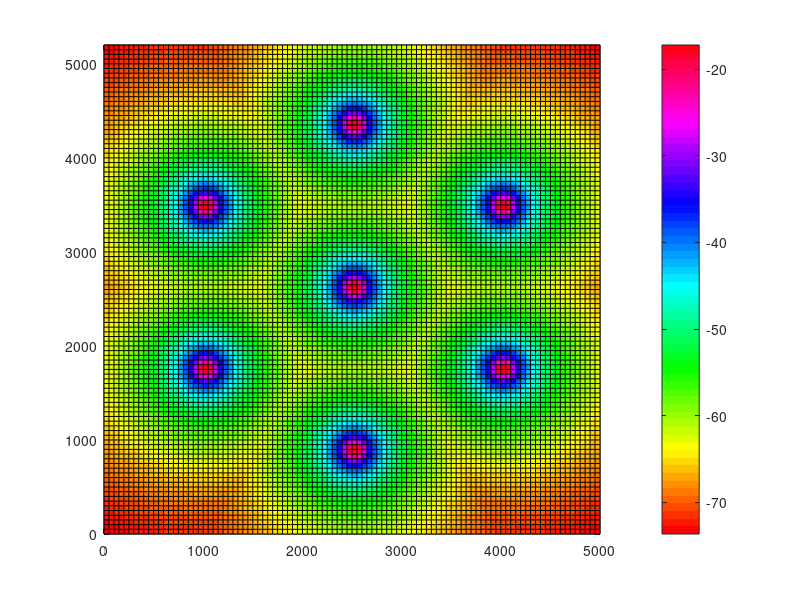

Recreate this plot in MATLAB. (Note: this script raises an error after producing the figure.)
% Entrada de parâmetros
dR = 1e3;                                                  % Raio do Hexágono
dFc = 800;                                                 % Frequência da portadora
dSigmaShad = 8;                                            % Desvio padrão do sombreamento lognormal
% Cálculos de outras variáveis que dependem dos parâmetros de entrada
dPasso = ceil(dR/20);                                      % Resolução do grid: distância entre pontos de medição
dRMin = dPasso;                                            % Raio de segurança
dIntersiteDistance = 2*sqrt(3/4)*dR;                       % Distância entre ERBs (somente para informação)
dDimX = 5*dR;                                              % Dimensão X do grid
dDimY = 6*sqrt(3/4)*dR;                                    % Dimensão Y do grid
dPtdBm = 57;                                               % EIRP (incluindo ganho e perdas) (https://pt.slideshare.net/naveenjakhar12/gsm-link-budget)
dPtLinear = 10^(dPtdBm/10)*1e-3;                           % EIRP em escala linear
dHMob = 5;                                                 % Altura do receptor
dHBs = 30;                                                 % Altura do transmissor
dAhm = 3.2*(log10(11.75*dHMob)).^2 - 4.97;                 % Modelo Okumura-Hata: Cidade grande e fc  >= 400MHz
% Vetor com posições das BSs (grid Hexagonal com 7 células, uma célula central e uma camada de células ao redor)
vtBs = [ 0 ];
dOffset = pi/6;
for iBs = 2 : 7
    vtBs = [ vtBs dR*sqrt(3)*exp( j * ( (iBs-2)*pi/3 + dOffset ) ) ];
end
vtBs = vtBs + (dDimX/2 + j*dDimY/2);                        % Ajuste de posição das bases (posição relativa ao canto inferior esquerdo)
%
% Matriz de referência com posição de cada ponto do grid (posição relativa ao canto inferior esquerdo)
dDimY = ceil(dDimY+mod(dDimY,dPasso));                      % Ajuste de dimensão para medir toda a dimensão do grid
dDimX = ceil(dDimX+mod(dDimX,dPasso));                      % Ajuste de dimensão para medir toda a dimensão do grid
[mtPosx,mtPosy] = meshgrid(0:dPasso:dDimX, 0:dPasso:dDimY);
% Iniciação da Matriz de com a pontência de recebida máxima em cada ponto
% medido. Essa potência é a maior entre as 7 ERBs.
mtPowerFinaldBm = -inf*ones(size(mtPosy));
mtPowerFinalShaddBm = -inf*ones(size(mtPosy));
% Calcular O REM de cada ERB e aculumar a maior potência em cada ponto de medição
for iBsD = 1 : length(vtBs)                                 % Loop nas 7 ERBs
    % Matriz 3D com os pontos de medição de cada ERB. Os pontos são
    % modelados como números complexos X +jY, sendo X a posição na abcissa e Y, a posição no eixo das ordenadas
    mtPosEachBS = (mtPosx + j*mtPosy)-(vtBs(iBsD));
    mtDistEachBs = abs(mtPosEachBS);              % Distância entre cada ponto de medição e a sua ERB
    mtDistEachBs(mtDistEachBs < dRMin) = dRMin;             % Implementação do raio de segurança
    % Okumura-Hata (cidade urbana) - dB
    mtPldB = 69.55 + 26.16*log10(dFc) + (44.9 - 6.55*log10(dHBs))*log10(mtDistEachBs/1e3) - 13.82*log10(dHBs) - dAhm;
    % Shadowing independente em cada ponto
    mtShadowing = dSigmaShad*randn(size(mtPosy));
    % Potências recebidas em cada ponto de medição sem shadowing
    mtPowerEachBSdBm = dPtdBm - mtPldB;           
    % Potências recebidas em cada ponto de medição com shadowing
    mtPowerEachBSShaddBm = dPtdBm - mtPldB + mtShadowing;           
    % Cálulo da maior potência em cada ponto de medição sem shadowing
    mtPowerFinaldBm = max(mtPowerFinaldBm,mtPowerEachBSdBm);
    % Cálulo da maior potência em cada ponto de medição com shadowing
    mtPowerFinalShaddBm = max(mtPowerFinalShaddBm,mtPowerEachBSShaddBm);
end
% Plot da REM de todo o grid (composição das 7 ERBs) sem shadowing
figure;
pcolor(mtPosx,mtPosy,mtPowerFinaldBm);
colormap(hsv);
colorbar;
fDrawDeploy(dR,vtBs);
axis equal;
title(['Todas as 7 ERB sem shadowing']);
%
% Plot da REM de todo o grid (composição das 7 ERBs) sem shadowing
figure;
pcolor(mtPosx,mtPosy,mtPowerFinalShaddBm);
colormap(hsv);
colorbar;
fDrawDeploy(dR,vtBs);
axis equal;
title(['Todas as 7 ERB com shadowing']);